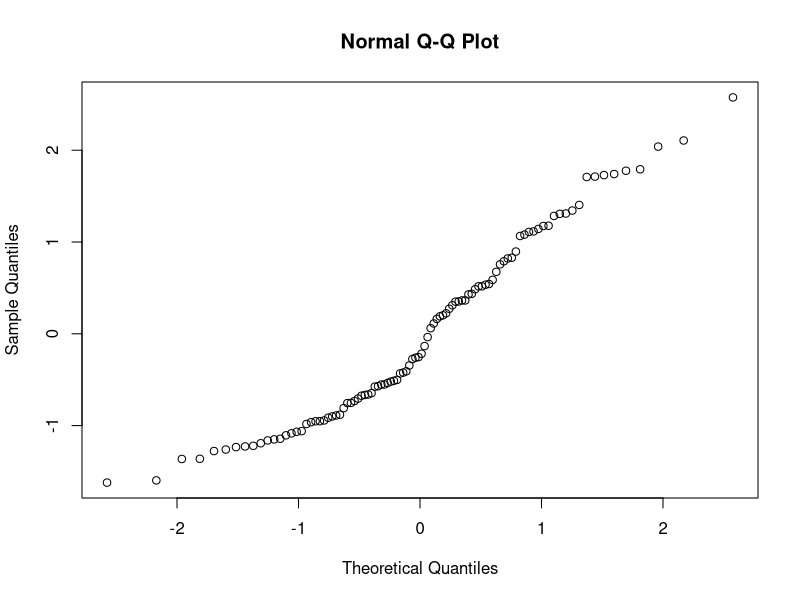
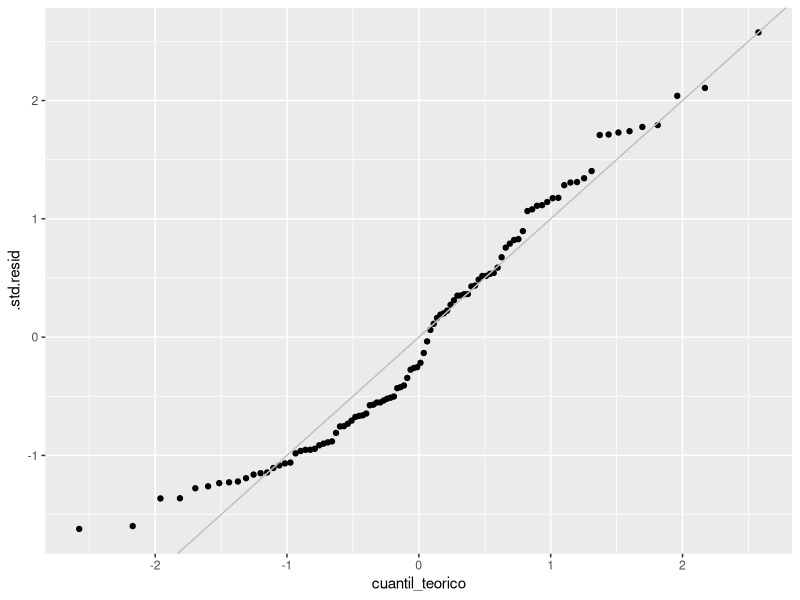

R code for these plots, in order:
## ---- chunk 1
knitr::opts_chunk$set(echo = TRUE)
library(tidyverse) # Manipulacion de data frames y graficas amenas
library(broom) # Simplifica el agregado de predichos, residuos y demases a un data frame
library(MASS) # Box-Cox
## ---- chunk 2
df <- as_tibble(read.table("datos1.txt"), rownames = "obs")
n <- dim(df)[1]
# a)
llamada_lm <- lm(y ~ x1 + x2 + x3 + x4, data = df)
summary(llamada_lm)
df <- broom::augment(llamada_lm)
## ---- chunk 3
# b grafico residuos estandarizados (estudentizados internos) versus predichos
grafico_b <- ggplot(df, aes(x=.fitted, y=.std.resid)) +
  geom_point()
## ---- chunk 4
qqnorm(df$.std.resid)
## ---- chunk 5
grafico_cbis <- df %>%
  arrange(.std.resid) %>%
  mutate(
    cuantil_teorico = qnorm((seq(n)-0.5)/n)) %>%
  ggplot(aes(cuantil_teorico, .std.resid)) +
  geom_point() +
  geom_abline(slope=1, intercept=0, color='gray')
grafico_cbis
## ---- chunk 6
alfa <- 0.05
llamada_shapiro <- shapiro.test(df$.std.resid)
## ---- chunk 7
#MASS::boxcox()
